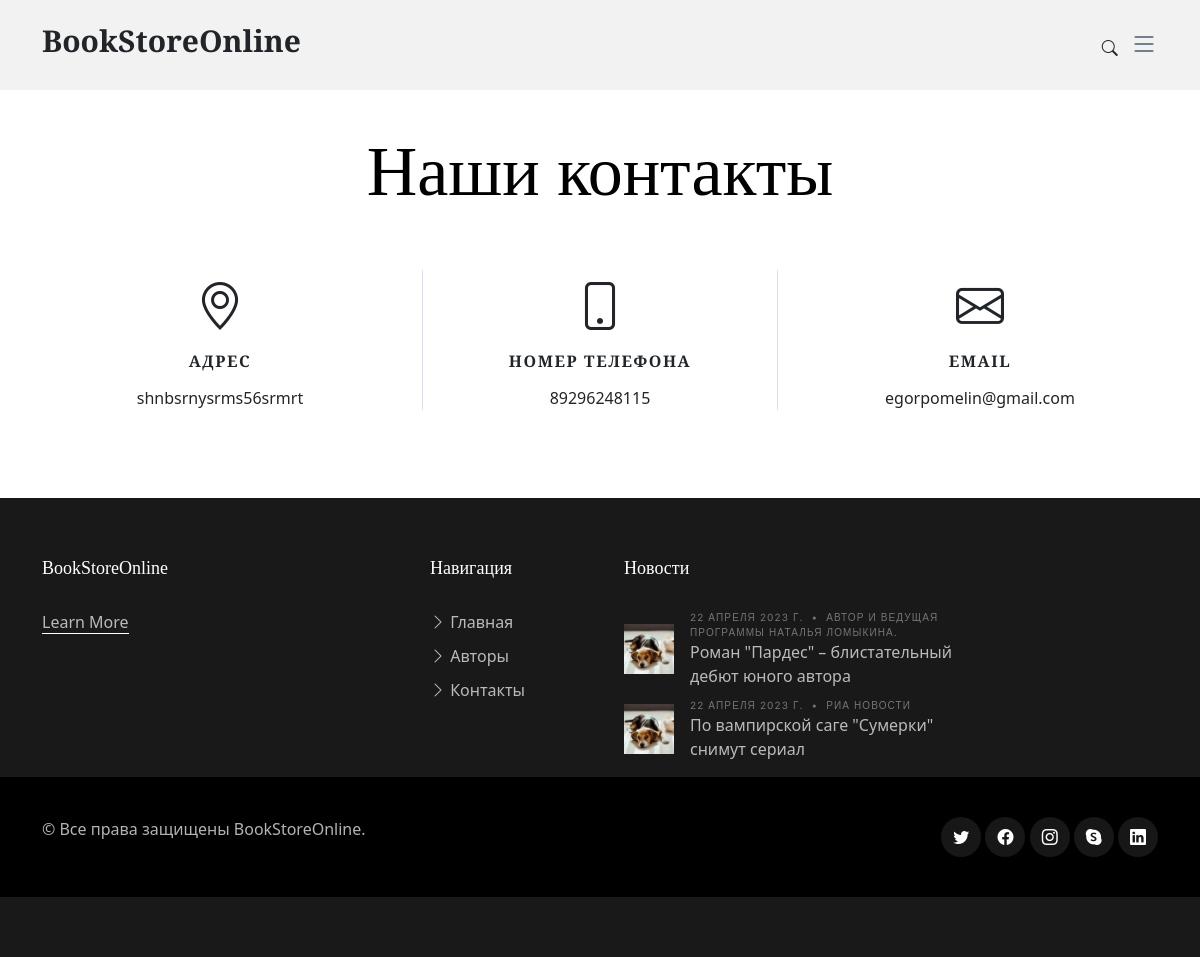
Screenshot of /contacts with the database file from the repository.
### library_main/models.py (models this page shows, shortened)
class Contacts(models.Model):
    name = models.CharField(verbose_name='Имя', max_length=50)
    email = models.EmailField()
    namber = models.IntegerField(verbose_name='Номер телефона')
    adress = models.TextField(verbose_name='Адрес')
    class Meta:
        verbose_name = "Контакт"
        verbose_name_plural = "Контакты"

class News(models.Model):
    heading = models.CharField(verbose_name='Заголовок', max_length=100)
    description = models.TextField(verbose_name='Описание')
    image = models.ImageField(verbose_name='Изображение',  null=True, blank=True)
    source = models.CharField(verbose_name='Источник Новости', max_length=100)
    pudlicachia_date = models.DateField(verbose_name='Дата публикации', auto_now_add=True)
    class Meta:
        verbose_name = "Новость"
        verbose_name_plural = "новости"

### library_main/views.py (the view)
# urls.py: path('contacts', views.Contact, name='contact'),
def Contact(request):
    contact = get_object_or_404(Contacts, pk=1)
    context = {'contact' : contact}
    return render(request, 'contacts.html', context=context)

### library_main/context_processors.py (called while the page is built)
def category(request):
    category = Category.objects.all().order_by('name')
    genre = Genre.objects.all()
    news = News.objects.all().order_by('-pudlicachia_date')[:6]
    return {'category' : category, 'genre' : genre, 'news' : news}

### library_main/models.py (called while the page is built)
    def get_absolute_url(self):
        return reverse('genre', args=[self.id])

### library_main/templates/contacts.html (shortened to what this page needs)
{% extends 'base.html' %}
{% block body %}
<section id="contact" class="contact mb-5">
    <div class="container" data-aos="fade-up">
        <div class="row">
            <div class="col-lg-12 text-center mb-5">
                <h1 class="page-title">Наши контакты</h1>
            </div>
        </div>
        <div class="row gy-4">
            <div class="col-md-4">
                <div class="info-item">
                    <i class="bi bi-geo-alt"></i>
                    <h3>Адрес</h3>
                    <address>{{ contact.adress }}</address>
                </div>
            </div>
            <div class="col-md-4">
                <div class="info-item info-item-borders">
                    <i class="bi bi-phone"></i>
                    <h3>Номер телефона</h3>
                    <p><a href="tel:{{ contact.namber }}">{{ contact.namber }}</a></p>
                </div>
            </div>
            <div class="col-md-4">
                <div class="info-item">
                    <i class="bi bi-envelope"></i>
                    <h3>Email</h3>
                    <p><a href="mailto:{{ contact.email }}">{{ contact.email }}</a></p>
                </div>
            </div>
        </div>
    </div>
</section>
{% endblock %}

### library_main/templates/base.html (shortened to what this page needs)
<!doctype html>
<html lang="ru">
<head>
    {% load static %}
    <link href="https://cdn.jsdelivr.net/npm/bootstrap@5.3.0-alpha3/dist/css/bootstrap.min.css" rel="stylesheet">
    <link href="{% static 'vendor/bootstrap/css/bootstrap.min.css' %}" rel="stylesheet">
    <link href="{% static 'vendor/bootstrap-icons/bootstrap-icons.css' %}" rel="stylesheet">
    <link href="{% static 'vendor/swiper/swiper-bundle.min.css' %}" rel="stylesheet">
    <link href="{% static 'vendor/glightbox/css/glightbox.min.css' %}" rel="stylesheet">
    <link href="{% static 'vendor/aos/aos.css' %}" rel="stylesheet">
    <link href="{% static 'css/variables.css' %}" rel="stylesheet">
    <link href="{% static 'css/main.css' %}" rel="stylesheet">
</head>
<body>
    <header id="header" class="header d-flex align-items-center fixed-top">
        <div class="container-fluid container-xl d-flex align-items-center justify-content-between">
            <a href="{% url 'index' %}" class="logo d-flex align-items-center">
                <h1>BookStoreOnline</h1>
            </a>
            <div class="position-relative">
                <a href="#" class="mx-2 js-search-open"><span class="bi-search"></span></a>
                <i class="bi bi-list mobile-nav-toggle"></i>
            </div>
        </div>
    </header>
    <main id="main">
        {% block body %}{% endblock %}
    </main>
    <footer id="footer" class="footer">
        <div class="footer-content">
            <div class="container">
                <div class="row g-5">
                    <div class="col-lg-4">
                        <h3 class="footer-heading">BookStoreOnline</h3>
                        <p><a href="about.html" class="footer-link-more">Learn More</a></p>
                    </div>
                        <div class="col-6 col-lg-2">
                            <h3 class="footer-heading">Навигация</h3>
                            <ul class="footer-links list-unstyled">
                                <li><a href="{% url 'index' %}"><i class="bi bi-chevron-right"></i> Главная</a></li>
                                <li><a href="about.html"><i class="bi bi-chevron-right"></i> Авторы</a></li>
                                <li><a href="{% url 'contact' %}"><i class="bi bi-chevron-right"></i> Контакты</a></li>
                            </ul>
                        </div>
                    <div class="col-lg-4">
                            <h3 class="footer-heading">Новости</h3>
                            <ul class="footer-links footer-blog-entry list-unstyled">
                                {% for news in news %}
                                <li>
                                    <a href="single-post.html" class="d-flex align-items-center">
                                        <img src="assets/img/post-sq-1.jpg" alt="" class="img-fluid me-3">
                                        <div>
                                            <div class="post-meta d-block"><span class="date">{{ news.pudlicachia_date }}</span> <span class="mx-1">&bullet;</span> <span>{{ news.source }}</span></div>
                                            <span>{{ news.heading }}</span>
                                        </div>
                                    </a>
                                </li>
                                {% endfor %}
                            </ul>
                    </div>
                </div>
            </div>
            <div class="footer-legal">
                <div class="container">
                    <div class="row justify-content-between">
                        <div class="col-md-6 text-center text-md-start mb-3 mb-md-0">
                            <div class="copyright">
                                © Все права защищены <strong><span>BookStoreOnline</span></strong>.
                            </div>
                        </div>
                        <div class="col-md-6">
                            <div class="social-links mb-3 mb-lg-0 text-center text-md-end">
                                <a href="#" class="twitter"><i class="bi bi-twitter"></i></a>
                                <a href="#" class="facebook"><i class="bi bi-facebook"></i></a>
                                <a href="#" class="instagram"><i class="bi bi-instagram"></i></a>
                                <a href="#" class="google-plus"><i class="bi bi-skype"></i></a>
                                <a href="#" class="linkedin"><i class="bi bi-linkedin"></i></a>
                            </div>
                        </div>
                    </div>
                </div>
            </div>
        </div>
    </footer>
</body>
</html>

### library_main/static/css/variables.css (style rules this page uses)
:root { --font-default: 'EB Garamond', system-ui, -apple-system, "Segoe UI", Roboto, "Helvetica Neue", Arial, "Noto Sans", "Liberation Sans", sans-serif, "Apple Color Emoji", "Segoe UI Emoji", "Segoe UI Symbol", "Noto Color Emoji"; --font-primary: 'EB Garamond', serif; --font-secondary: 'Inter', sans-serif; --color-default: #212529; --color-default-rgb: 33, 37, 41; --color-links: #212529; --color-links-hover: #15171a; --color-primary: #212529; --color-primary-light: #26282c; --color-primary-dark: #0b0c0e; --color-primary-rgb: 33, 37, 41; --color-primary-light-rgb: 38, 40, 44; --color-primary-dark-rgb: 11, 12, 14; --color-secondary: #596d80; --color-secondary-light: #8498aa; --color-secondary-dark: #404f5c; --color-secondary-rgb: 89, 109, 128; --color-secondary-light-rgb: 132, 152, 170; --color-secondary-dark-rgb: 64, 79, 92; --color-blue: #0d6efd; --color-blue-rgb: 13, 110, 253; --color-indigo: #6610f2; --color-indigo-rgb: 102, 16, 242; --color-purple: #6f42c1; --color-purple-rgb: 111, 66, 193; --color-pink: #f3268c; --color-pink-rgb: 243, 38, 140; --color-red: #df1529; --color-red-rgb: 223, 21, 4; --color-orange: #fd7e14; --color-orange-rgb: 253, 126, 20; --color-yellow: #ffc107; --color-yellow-rgb: 255, 193, 7; --color-green: #059652; --color-green-rgb: 5, 150, 82; --color-teal: #20c997; --color-teal-rgb: 32, 201, 151; --color-cyan: #0dcaf0; --color-cyan-rgb: 13, 202, 240; --color-white: #ffffff; --color-white-rgb: 255, 255, 255; --color-gray: #6c757d; --color-gray-rgb: 108, 117, 125; --color-black: #000000; --color-black-rgb: 0, 0, 0; }
:root { --bs-blue: var(--color-blue); --bs-indigo: var(--color-indigo); --bs-purple: var(--color-purple); --bs-pink: var(--color-pink); --bs-red: var(--color-red); --bs-orange: var(--color-orange); --bs-yellow: var(--color-yellow); --bs-green: var(--color-green); --bs-teal: var(--color-teal); --bs-cyan: var(--color-cyan); --bs-white: var(--color-white); --bs-gray: var(--color-gray); --bs-gray-dark: #343a40; --bs-gray-100: #f8f9fa; --bs-gray-200: #e9ecef; --bs-gray-300: #dee2e6; --bs-gray-400: #ced4da; --bs-gray-500: #adb5bd; --bs-gray-600: #6c757d; --bs-gray-700: #495057; --bs-gray-800: #343a40; --bs-gray-900: #212529; --bs-primary: var(--color-blue); --bs-secondary: var(--color-blue); --bs-success: #198754; --bs-info: #0dcaf0; --bs-warning: #ffc107; --bs-danger: #dc3545; --bs-light: #f8f9fa; --bs-dark: #212529; --bs-primary-rgb: var(--color-primary-rgb); --bs-secondary-rgb: var(--color-secondary-rgb); --bs-success-rgb: 25, 135, 84; --bs-info-rgb: 13, 202, 240; --bs-warning-rgb: 255, 193, 7; --bs-danger-rgb: 220, 53, 69; --bs-light-rgb: 248, 249, 250; --bs-dark-rgb: 33, 37, 41; --bs-white-rgb: var(--color-white-rgb); --bs-black-rgb: var(--color-black-rgb); --bs-body-color-rgb: var(--color-default-rgb); --bs-body-bg-rgb: 255, 255, 255; --bs-font-sans-serif: var(--font-default); --bs-font-monospace: SFMono-Regular, Menlo, Monaco, Consolas, "Liberation Mono", "Courier New", monospace; --bs-gradient: linear-gradient(180deg, rgba(255, 255, 255, 0.15), rgba(255, 255, 255, 0)); --bs-body-font-family: var(--font-default); --bs-body-font-size: 1rem; --bs-body-font-weight: 400; --bs-body-line-height: 1.5; --bs-body-color: var(--color-default); --bs-body-bg: #fff; }

### rows the page displays
Contacts: adress "shnbsrnysrms56srmrt", namber "89296248115", email "egorpomelin@gmail.com"
News: pudlicachia_date "22 АПРЕЛЯ 2023 Г.", source "АВТОР И ВЕДУЩАЯ ПРОГРАММЫ НАТАЛЬЯ ЛОМЫКИНА.", heading "Роман \"Пардес\" – блистательный дебют юного автора"
News: pudlicachia_date "22 АПРЕЛЯ 2023 Г.", source "РИА НОВОСТИ", heading "По вампирской саге \"Сумерки\" снимут сериал"
